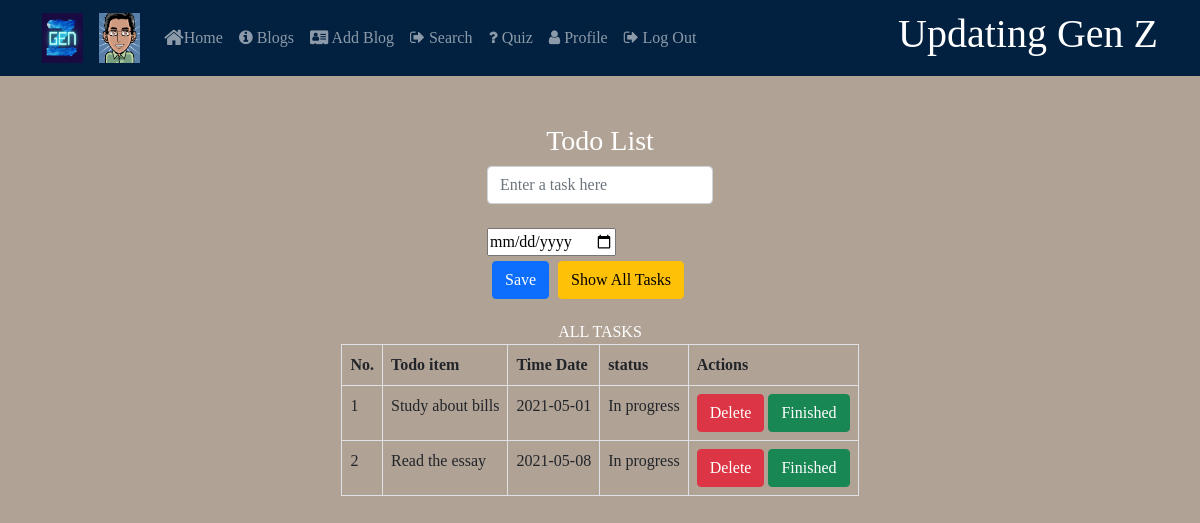
/showtodolist/1, run on an earlier commit of the app's database.
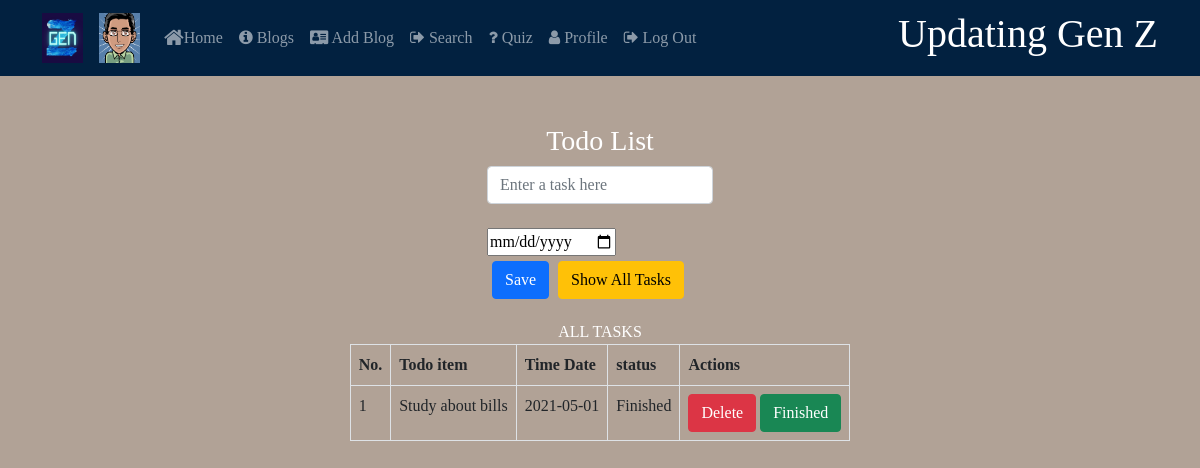
And on a later commit of the database.
### app.py (models this page shows)
class Tasks(db.Model):
    id = db.Column(db.Integer, primary_key=True)
    user_id = db.Column(db.Integer)
    task = db.Column(db.String(200))
    status = db.Column(db.String(10), default="In progress")
    date = db.Column(db.String, nullable=True)

### app.py (the view)
@app.route('/showtodolist/<int:user_id>', methods=['POST', 'GET'])
def showtodolist(user_id):
    user = Users.query.filter_by(id=user_id).first()
    tasklist = Tasks.query.filter_by(user_id=user_id).all()
    return render_template('To-do.html', tasklist=tasklist, current_user=current_user, show=1)

### Templates/To-do.html (shortened to what this page needs)
<!DOCTYPE html>
<html>
<head>
    <link href="https://cdn.jsdelivr.net/npm/bootstrap@5.0.0-beta3/dist/css/bootstrap.min.css" rel="stylesheet">
    <link rel="stylesheet" type="text/css" href="../static/Css/to-do.css">
    <link rel="stylesheet" href="https://cdnjs.cloudflare.com/ajax/libs/font-awesome/4.7.0/css/font-awesome.min.css">
</head>
<body>
	<header>
	    <nav class="navbar navbar-dark navbar-expand-sm fixed-top" style="background: #022140;">
	        <div class="container">
	            <a class="navbar-brand mr-auto" href="#"><img src="../static/img/logo.png" height="50" width="41"></a>
              <a class="navbar-brand mr-auto" href="#"><img src="../static/img/default_pf.png" height="50" width="41"></a>
	            <div class="collapse navbar-collapse" id="Navbar">
	               <ul class="navbar-nav mr auto">
	                <li class="nav-item"><a class="nav-link" href="/"><span class="fa fa-home fa-lg"> </span>Home</a></li>
	                  <li class="nav-item"><a class="nav-link" href="/allblogs"><i class="fa fa-info-circle"></i> </span>Blogs</a></li>
	                  <li class="nav-item"><a class="nav-link" href="/addblog/{{current_user.id}}"><i class="fa fa-address-card"></i> </span>Add Blog</a></li>
	                  <li class="nav-item"><a class="nav-link" href="/searchusers"><i class="fa fa-sign-out"></i> </span>Search</a></li>
                    <li class="nav-item"><a class="nav-link" href="#"><i class="fa fa-question"></i> </span>Quiz </a></li>
					          <li class="nav-item"><a class="nav-link" href="#"><i class="fa fa-user"></i> </span>Profile </a></li>
                    <li class="nav-item"><a class="nav-link" href="/logout"><i class="fa fa-sign-out"></i> </span>Log Out </a></li>
	                </ul>
	            </div>
	            <div>
	             <h1 style="color: white;">Updating Gen Z</h1>
	            </div>
	        </div>
	    </nav>
	</header>
    <p><br></p>
    <body>
        <div
        class="app-container d-flex align-items-center justify-content-center flex-column"
        ng-app="myApp"
        ng-controller="myController" style="margin-top: 100px;"      >
        <h3>Todo List</h3>
        <div class="d-flex align-items-center mb-3">
          <form method="POST">
          <div class="form-group mr-3 mb-0">
            <input
              ng-model="yourTask"
              type="text"
              class="form-control"
              id="formGroupExampleInput"
              placeholder="Enter a task here"
              name = 'task'
            />
          <br>
          <input type="date" id="birthdaytime" name="date">
          <br>
          <button
            type="submit"
            formaction="/todolist/{{current_user.id}}"
            class="btn btn-primary mr-3"
            ng-click="saveTask()"
            style="margin: 5px;">
          Save
          </button>
          <button type="submit" formaction="/showtodolist/{{current_user.id}}" class="btn btn-warning" ng-click="getTask()">
          Show All Tasks
          </button>
        </div>
      </form>
        </div>
        {% if show == 1 %}
        ALL TASKS
        <div class="table-responsive">
          <table class="table table-hover table-bordered">
            <thead>
              <tr>
                <th>No.</th>
                <th>Todo item</th>
                <th>Time Date</th>
                <th>status</th>
                <th>Actions</th>
              </tr>
            </thead>
            <tbody>
              {% for task in tasklist  %}
              <tr>
                <td>{{task.id}}</td>
                <td>{{task.task }}</td>
                <td>{{task.date }}</td>
                <td>{{ task.status }}</td>
                <td><form method="POST"><button type="submit" formaction="/deletetask/{{current_user.id}}/{{task.id}}" class="btn btn-danger"">Delete</button>
                  <button type="submit" formaction="/finishtask/{{current_user.id}}/{{task.id}}"  class="btn btn-success">Finished</button></form>
                </td>
              </tr>
              {% endfor %}
            </tbody>
          </table>
        </div>
        {% endif %}
      </div>
    </body>
</html>

### Static/Css/to-do.css (style rules this page uses)
body { font-family: "Baloo 2", cursive; font-size: 16px; color: #ffffff; text-rendering: optimizeLegibility; background: #B1A296; font-weight: initial; }

What changed in the data, as far as the page shows it:
removed Tasks: id "2", task "Read the essay", date "2021-05-08", status "In progress"
changed Tasks "Study about bills": status "In progress" → "Finished"
